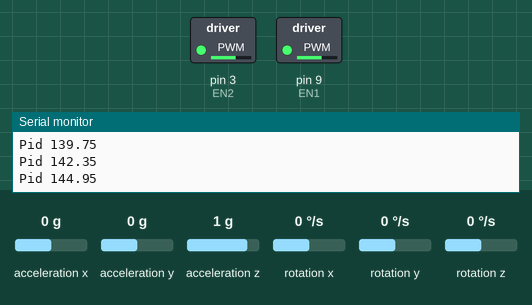
This sketch was run on a simulated Arduino Uno, built with avr-gcc and run on an emulated ATmega328P. On the bench: switched loads named in the sketch (green lamp = pin HIGH), the last lines printed to the serial monitor. Wiring (inferred from the names in the program): MPU-6050 motion sensor at I2C address 0x68. The inputs (shaded band) are chosen by the test bench; at power-on: acceleration y 0 g, rotation x 0 °/s, acceleration x 0 g, acceleration z 1 g, rotation y 0 °/s, rotation z 0 °/s.

Above: at 0.15 s.
At 1.2 s:
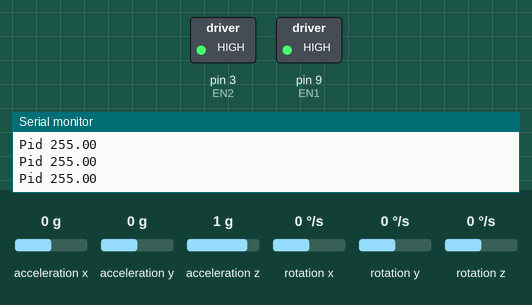
1.3 s: acceleration y set to -1.4 g
At 2.6 s:
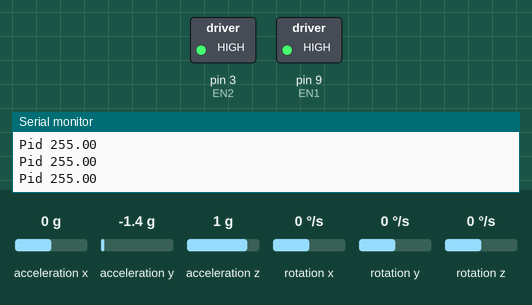
4.3 s: rotation x set to -192 °/s
Timing chart, 0 to 7.3 s (numbered marks = the images above; inputs shaded):
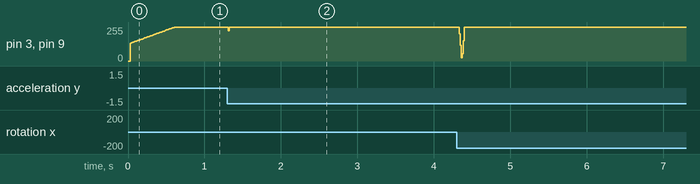

The sketch:

SelfbalancingRobot.ino
```cpp
// I have made this program from scratch without any external library so that it is easy to understand and implement. It does its job quite well but sometimes if the PID contants or if the mechanical structure of the robot is not close to perfect then the robot may get some difficulty in balancing. For better balancing try to keep the center of graviy of robot close to ground so that it will generate a lesser torque and able to balance itsef. Although PID algorithm is also working to help the robot achieve its stable position but the mechanical structure is more responsible for balancing the robot.To set the PID constants you can take help of serial monitor and find out the best values of PID constants(Kp,ki,kd) for better stabilisation.

// Made by Himanshu Yadav

#include<Wire.h>
// assuming X as pitch, Y as yaw, z as roll axis
float AccelX,AccelY,AccelZ ,GyroX,GyroY,GyroZ,Accel_X,Accel_Y,Accel_Z;
int16_t rawGyroX,rawGyroY,rawGyroZ,rawAccelX,rawAccelY,rawAccelZ;
float Pitch,Yaw,Roll;
float elapsed_Time,prev_Time,time;
float error,Pid_P,Pid_I,Pid_D,Previous_error,PID;
const float Kp = 35;
const float Ki= 0.8;
const float Kd= 0.8;
float Gyro_X ,Gyro_Y ,Gyro_Z ;
float Yaw_Set_Point=-3.25;
uint8_t EN1=9,EN2=3,IN1=7,IN2=6,IN3=5,IN4=4;
 // mpu slave address b1101000 (0x68) check section 9.2  datasheet
 //int mpuAddress =  B1101000;

void setup() {
 Serial.begin(9600);
 Wire.begin();
 mpuSetup();
  // taking accelerometer data for  coupling with the gyroscope
  Wire.beginTransmission(0x68);
  Wire.write(0x3B);
  Wire.endTransmission();
  Wire.requestFrom(0x68,6);
  while(Wire.available()<6);
  rawAccelX = Wire.read()<<8|Wire.read();
  rawAccelY = Wire.read()<<8|Wire.read();
  rawAccelZ = Wire.read()<<8|Wire.read();
  // Accelerometer sensitivity is 16384 for + - 2g Full scale

 Accel_X = (asin(rawAccelX/16384.0))*57.324;
 Accel_Y = (asin(rawAccelY/16384.0))*57.324;
 Accel_Z = (asin(rawAccelZ/16384.0))*57.324;

Gyro_X = Accel_Y;
Gyro_Y = Accel_X;
Gyro_Z = Accel_Z;


}

void loop() {
mpuData();
Calculate_Pid();
Control_Motors();
Serial.print("Pid ");
Serial.println(PID);
}

 void mpuSetup(){
 // waking the mpu 6050
 Wire.beginTransmission(0x68);
 Wire.write(0x6B);
 Wire.write(0b00000000);
 Wire.endTransmission();
  // setting up accelerometer to + - 2g of full scale range
 Wire.beginTransmission(0x68);
 Wire.write(0x1C);
 Wire.write(0b00000000);
 Wire.endTransmission();
 //setting up gyro to + - 250 degrees/s
 Wire.beginTransmission(0x68);
 Wire.write(0x1B);
 Wire.write(0b00000000);
 Wire.endTransmission();
  }
void mpuData(){
  // taking accelerometer data
  Wire.beginTransmission(0x68);
  Wire.write(0x3B);
  Wire.endTransmission();
  Wire.requestFrom(0x68,6);
  while(Wire.available()<6);
  rawAccelX = Wire.read()<<8|Wire.read();
  rawAccelY = Wire.read()<<8|Wire.read();
  rawAccelZ = Wire.read()<<8|Wire.read();

  // Accelerometer sensitivity is 16384 for + - 2g Full scale
  AccelX = rawAccelX/16384.0 ;
  AccelY = rawAccelY/16384.0 ;
  AccelZ = rawAccelZ/16384.0 ;
  // checking the bounds
  if(AccelX >1)
  AccelX = 1;
  if(AccelX <-1)
  AccelX = -1;
  if(AccelY >1)
  AccelY = 1;
  if(AccelY <-1)
  AccelY = -1;

  // taking gyro data
 Wire.beginTransmission(0x68);
 Wire.write(0x43);
 Wire.endTransmission();
 Wire.requestFrom(0x68,6);
 while(Wire.available()<6);
  rawGyroX = Wire.read()<<8|Wire.read();
  rawGyroY = Wire.read()<<8|Wire.read();
  rawGyroZ = Wire.read()<<8|Wire.read();


  // gyro sensitivity is 131 for + - 250  degrees/s full scale speeds

 GyroX = rawGyroX/131.0;
 GyroY = rawGyroY/131.0;
 GyroZ = rawGyroZ/131.0;

//if(GyroX>-0.80&&GyroX)
//  GyroX =0;
//

 // assuming the initial rest position of the sensor is horizontal
  // converting radians to degrees

 prev_Time = time;
 time = millis();
 elapsed_Time = (time - prev_Time)/1000;
 Gyro_X += GyroX*elapsed_Time ;
 Gyro_Y += GyroY*elapsed_Time ;
 Gyro_Z += GyroZ*elapsed_Time ;

 // convert radian to degrees
 //  Calculating Roll and Pitch from the accelerometer data
// Accel_X = (atan(AccelY / sqrt(pow(AccelX, 2) + pow(AccelZ, 2))) * 180 / PI); // AccErrorX ~(0.58)
// Accel_Y = (atan(-1 * AccelX / sqrt(pow(AccelY, 2) + pow(AccelZ, 2))) * 180 / PI);  //+ 1.58 AccErrorY ~(-1.58)

 Accel_X = (asin(AccelX/1))*57.324 ;
 Accel_Y = (asin(AccelY/1))*57.324 ;
 Accel_Z = (asin(AccelZ/1))*57.324 ;

// assuming X as pitch Y as yaw z as roll axis
// after applying te complimentay filters
 Pitch = 0.02*Accel_X + 0.98*Gyro_Y;
 Yaw = 0.02*Accel_Y + 0.98*Gyro_X;
 Roll = 0.02*Accel_Z+ 0.98*Gyro_Z;

  }
  void Calculate_Pid(){
    //  pid for the yaw axis
    error = Yaw - Yaw_Set_Point;
    Pid_P = Kp*error;

    Pid_I += Ki*error;

    Pid_D = Kd*((error - Previous_error)/elapsed_Time);
    Previous_error = error;
    PID = Pid_P + Pid_I + Pid_D;
    }
  void Control_Motors(){
    // using  AnalogWrite takes value from 0 to 255.
    // pid positive move backward
    // pid negative move forwards
    if(PID > 255)
    PID =255;
    if(PID < -255)
    PID =-255;
       // forwards is opposite to the wires side
      if(PID > 0)
      moveForwards(PID);
      else
      moveBackwards((-1)*PID);
      }
  void moveForwards(int a){
    analogWrite(EN1,a);
    digitalWrite(IN1,HIGH);
    digitalWrite(IN2,LOW);
    analogWrite(EN2,a);
    digitalWrite(IN3,HIGH);
    digitalWrite(IN4,LOW);
    }
  void moveBackwards(int b){
    analogWrite(EN1,b);
    digitalWrite(IN1,LOW);
    digitalWrite(IN2,HIGH);
    analogWrite(EN2,b);
    digitalWrite(IN3,LOW);
    digitalWrite(IN4,HIGH);
    }
```

Measured:
- after the input at 1.3 s, pin 3 (EN2), pin 9 (EN1): 255/255 → 227/255 at once, → 255/255 0.01 s later
